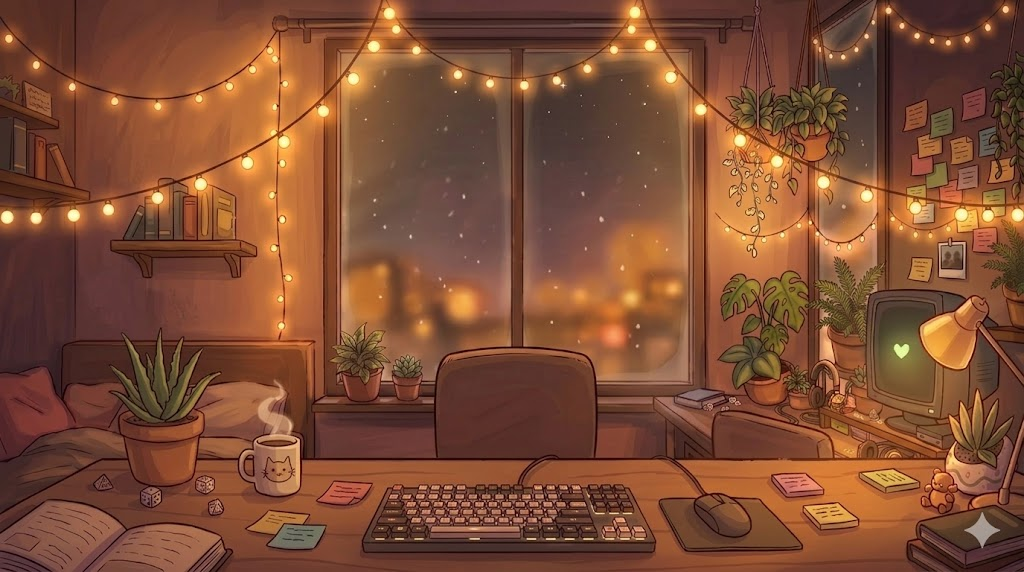
#> input picture web_dashboard/screens/scene_kiracam.jfif, 1024 x 572 px, found by its file name
$ python _gen_desk_foreground.py
#> lines starting #> are read from the running program, lines starting #| are printed output that depends on the picture
"""
Generate desk_foreground.png from scene_kiracam.jfif.

Cuts the desk surface (bottom ~40%) into a transparent PNG for OBS layering
on top of the snow canvas.  Snow falls behind the desk; the desk occludes it.

Edge detection method: maximum |d(lum)/dy| per column within a 60px search
band centred on the visually-observed desk back edge (y≈0.577 in the 572px
image).  The result is smoothed with a horizontal median filter, then a 4px
generous buffer is taken above the edge and 8px of alpha feather added.
"""
from PIL import Image
import numpy as np

IMG_PATH      = r"web_dashboard\screens\scene_kiracam.jfif"
OUT_PATH      = r"web_dashboard\screens\desk_foreground.png"
BASELINE_FRAC = 0.577   # row ≈ 330 in 572px image (visually measured)
SEARCH_BAND   = 60       # ± pixels around baseline
BUFFER_PX     = 4
FEATHER_PX    = 8

img = Image.open(IMG_PATH).convert("RGBA")
W, H = img.size
#> W = 1024; H = 572
print(f"Image: {W}×{H}")
#| Image: 1024×572

arr = np.array(img, dtype=np.int32)
lum = (arr[:,:,0]*299 + arr[:,:,1]*587 + arr[:,:,2]*114) // 1000
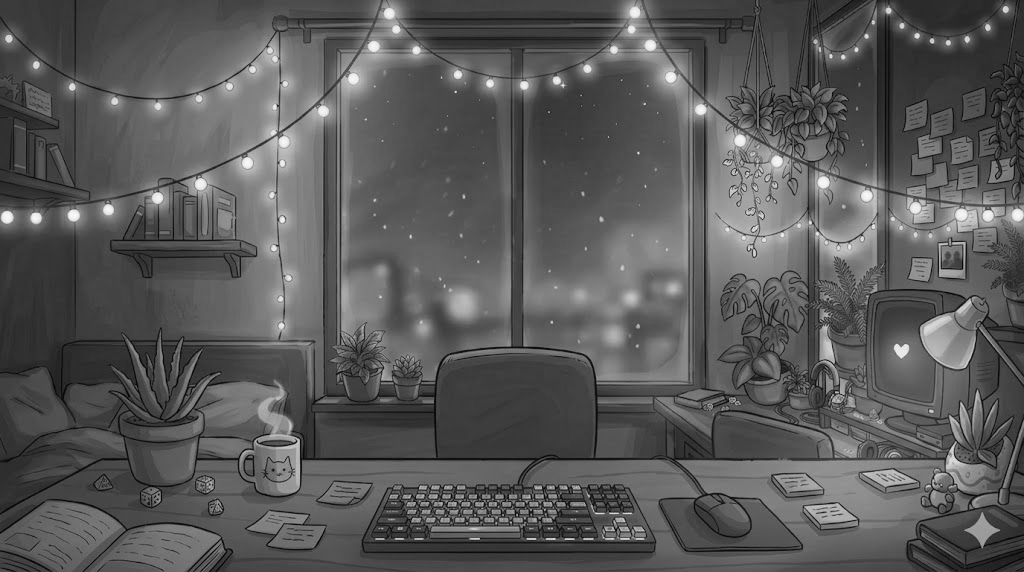
#> lum: shape (572, 1024) int32; min 4, max 249, mean 89.1

baseline = int(BASELINE_FRAC * H)
#> baseline = 330
band_top  = max(0, baseline - SEARCH_BAND)
#> band_top = 270
band_bot  = min(H - 1, baseline + SEARCH_BAND)
#> band_bot = 390
print(f"Search band: y={band_top}–{band_bot}  baseline={baseline}")
#| Search band: y=270–390  baseline=330

edge_y = np.full(W, baseline, dtype=np.int32)
#> edge_y = 1024 values from 330 to 330
for x in range(W):
    col  = lum[band_top:band_bot, x].astype(float)
    grad = np.abs(np.diff(col))
    if grad.max() >= 8:
        edge_y[x] = band_top + int(np.argmax(grad))
#> after the loop, edge_y = 1024 values, max 388 at index 54, min 270 at index 786, mean 349.3

try:
    from scipy.ndimage import median_filter
    edge_smooth = median_filter(edge_y.astype(float), size=51).astype(np.int32)
#> edge_smooth = 1024 values, max 385 at index 690, min 288 at index 772, mean 349.5
except ImportError:
    edge_smooth = edge_y.copy()
    hw = 25
    for x in range(W):
        lo, hi = max(0, x - hw), min(W, x + hw + 1)
        edge_smooth[x] = int(np.median(edge_y[lo:hi]))

print(f"Desk edge range: y={edge_smooth.min()}–{edge_smooth.max()}  "
      f"({edge_smooth.min()/H:.3f}–{edge_smooth.max()/H:.3f})")
#| Desk edge range: y=288–385  (0.503–0.673)

alpha = np.zeros((H, W), dtype=np.uint8)
for x in range(W):
    e = edge_smooth[x] - BUFFER_PX
    alpha[e:, x] = 255
    for dy in range(FEATHER_PX):
        y = e - FEATHER_PX + dy
        if 0 <= y < H:
            alpha[y, x] = int(255 * dy / FEATHER_PX)
#> this loop made 1024 passes
#> e on passes 1 to 3: 368, 368, 368
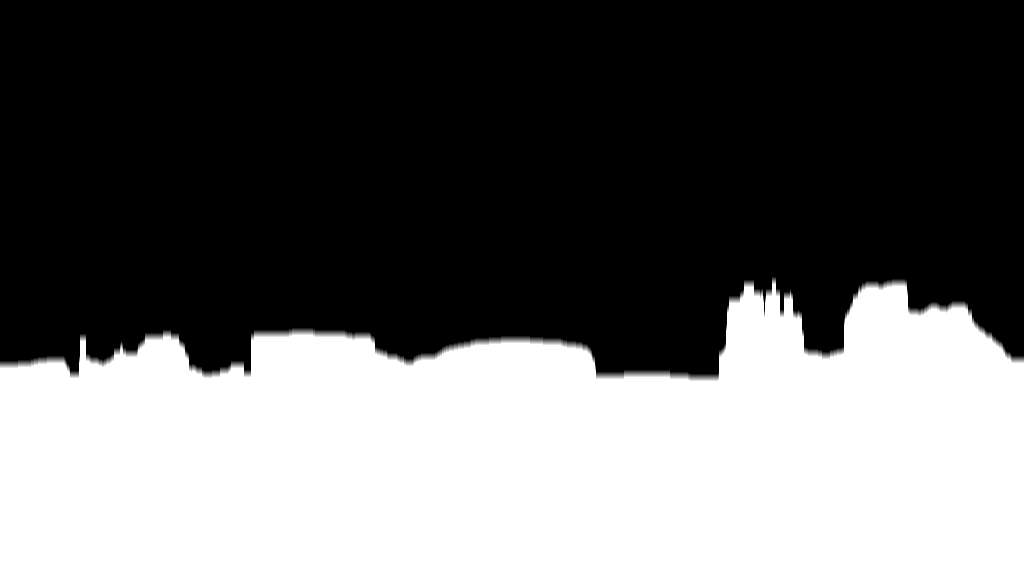
#> alpha: shape (572, 1024); min 0, max 255, mean 102.5

out = np.array(img, dtype=np.uint8)
out[:, :, 3] = alpha
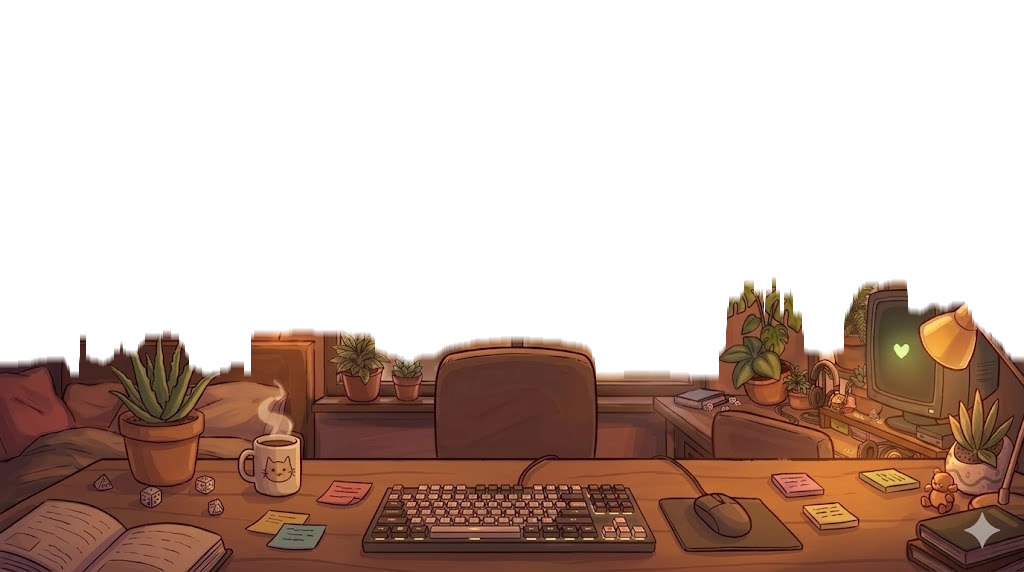
#> out: shape (572, 1024, 4); mean R, G, B, A 127.5, 77.5, 52.8, 102.5; transparent parts drawn white
Image.fromarray(out, mode="RGBA").save(OUT_PATH, format="PNG")

pct = 100 * int((alpha == 255).sum()) / (W * H)
#> pct = 39.6
print(f"Saved {OUT_PATH}  ({pct:.1f}% opaque)")
#| Saved web_dashboard\screens\desk_foreground.png  (39.6% opaque)
print("Done.")

$ run again, with web_dashboard/screens/KIRA SCENES 1.jfif copied over web_dashboard/screens/scene_kiracam.jfif
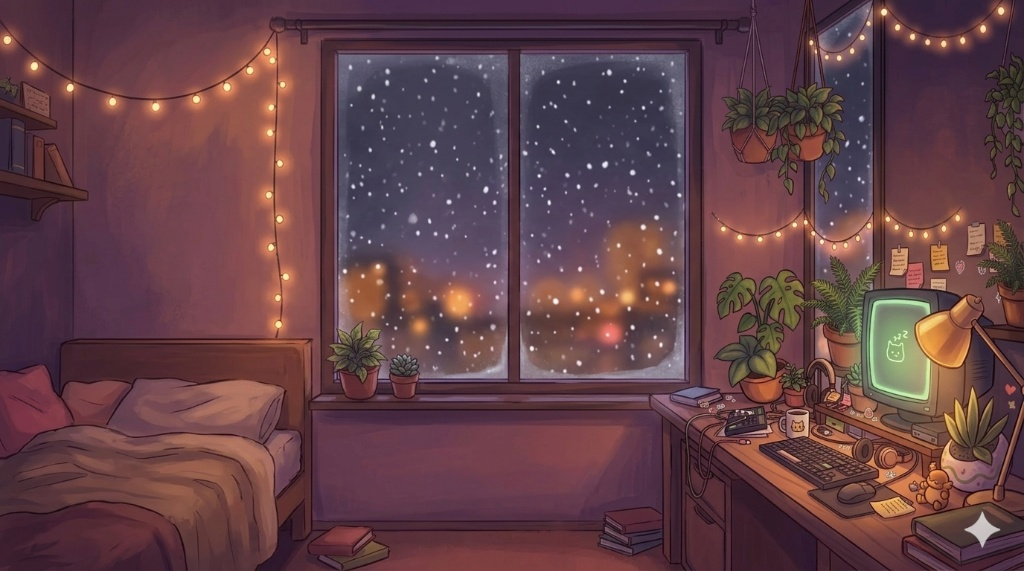
#> input picture web_dashboard/screens/KIRA SCENES 1.jfif, 1024 x 571 px, found by its file name
#| Image: 1024×571
#> `lum = (arr[:,:,0]*299 + arr[:,:,1]*587 + arr[:,:,2]*114) // 1000`:
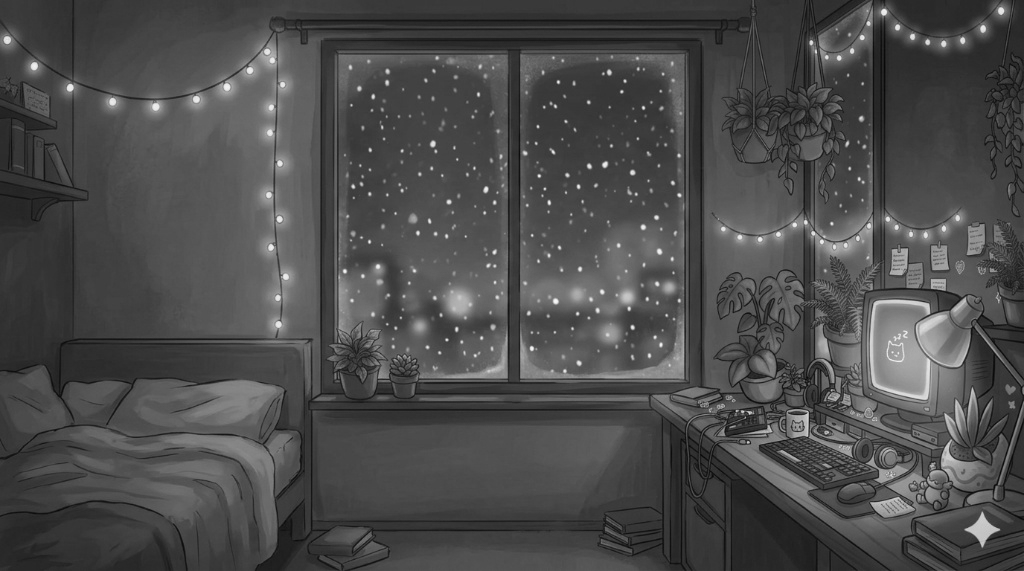
#> lum: shape (571, 1024) int32; min 8, max 247, mean 75.6
#| Search band: y=269–389  baseline=329
#> after the loop `for x in range(W):`: edge_y = 1024 values, max 387 at index 685, min 269 at index 626, mean 351.5
#> edge_smooth = 1024 values, max 386 at index 686, min 299 at index 866, mean 359.2
#| Desk edge range: y=299–386  (0.524–0.676)
#> the loop `for x in range(W):` made 1024 passes
#> e on passes 1 to 3: 366, 366, 366
#> `out[:, :, 3] = alpha`:
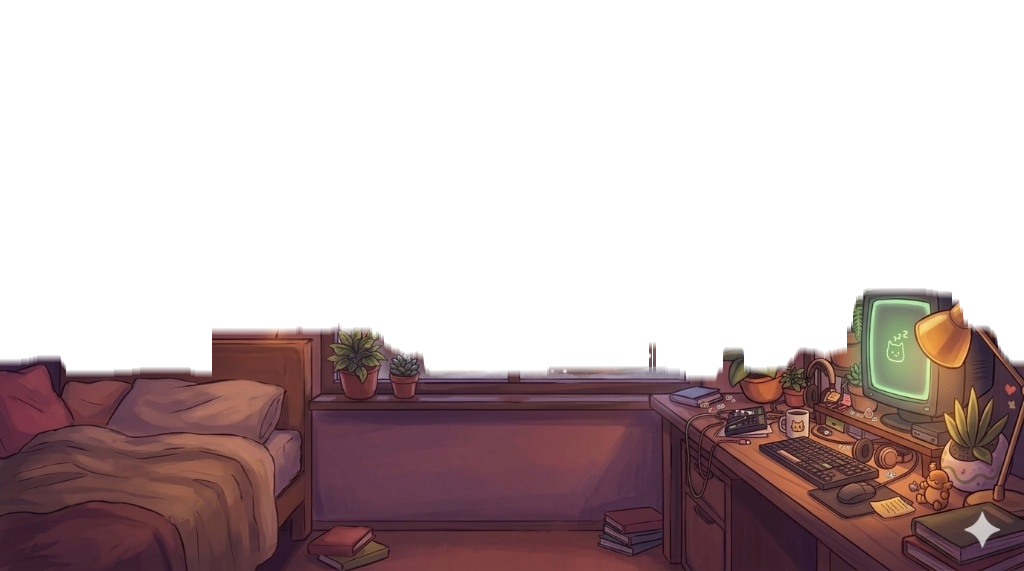
#> out: shape (571, 1024, 4); mean R, G, B, A 99.6, 65, 71.2, 97.9; transparent parts drawn white
#> pct = 37.8
#| Saved web_dashboard\screens\desk_foreground.png  (37.8% opaque)

$ run again, with web_dashboard/screens/scene_ending.jfif copied over web_dashboard/screens/scene_kiracam.jfif
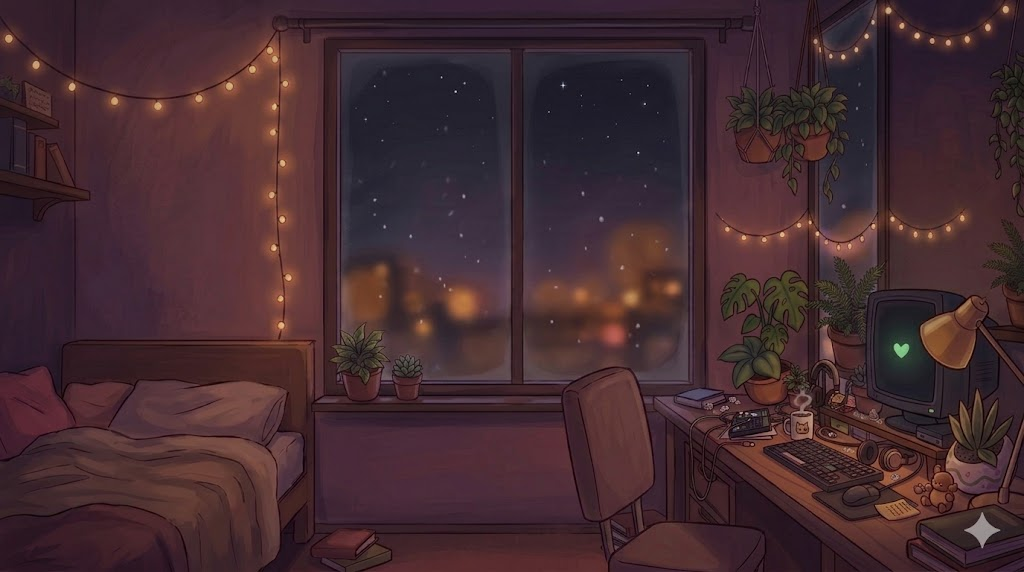
#> input picture web_dashboard/screens/scene_ending.jfif, 1024 x 572 px, found by its file name
#| Image: 1024×572
#| Search band: y=270–390  baseline=330
#> after the loop `for x in range(W):`: edge_y = 1024 values, max 388 at index 54, min 270 at index 878, mean 356.5
#> edge_smooth = 1024 values, max 385 at index 713, min 290 at index 890, mean 359.6
#| Desk edge range: y=290–385  (0.507–0.673)
#> the loop `for x in range(W):` made 1024 passes
#> e on passes 1 to 3: 368, 368, 368
#> after the loop `for x in range(W):`:
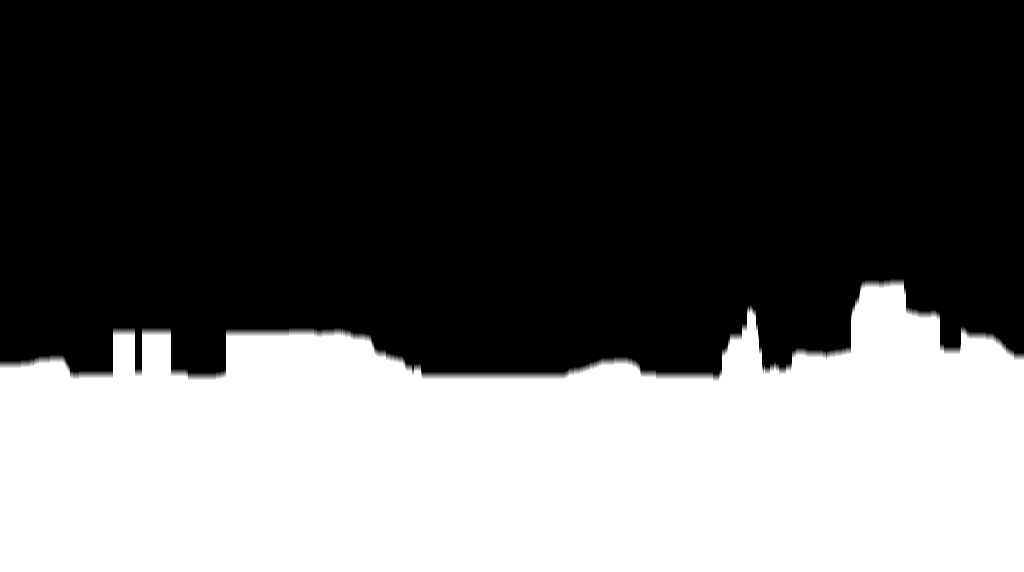
#> alpha: shape (572, 1024); min 0, max 255, mean 98
#> `out[:, :, 3] = alpha`:
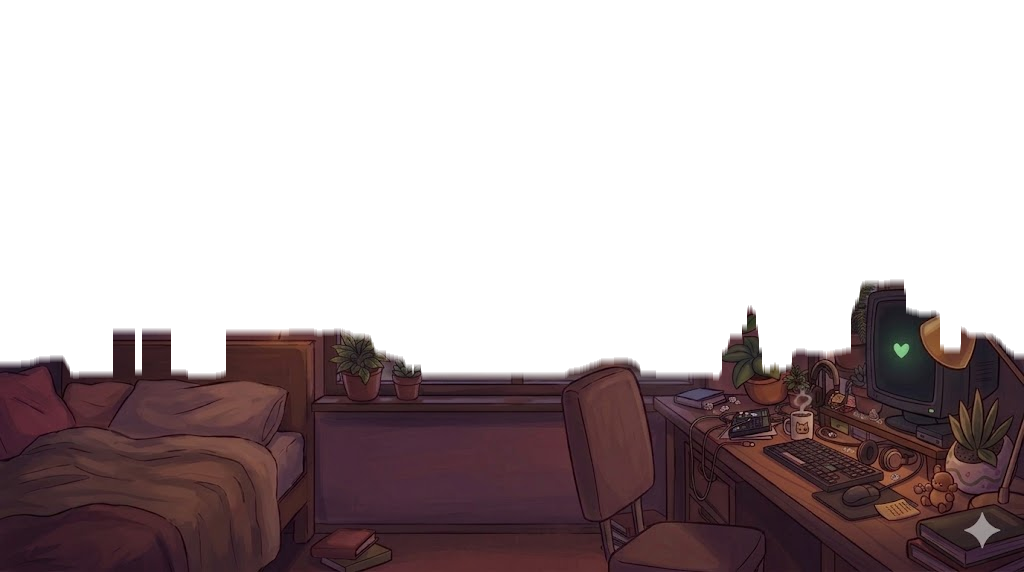
#> out: shape (572, 1024, 4); mean R, G, B, A 68.1, 42.8, 48.4, 98; transparent parts drawn white
#> pct = 37.83
#| Saved web_dashboard\screens\desk_foreground.png  (37.8% opaque)
